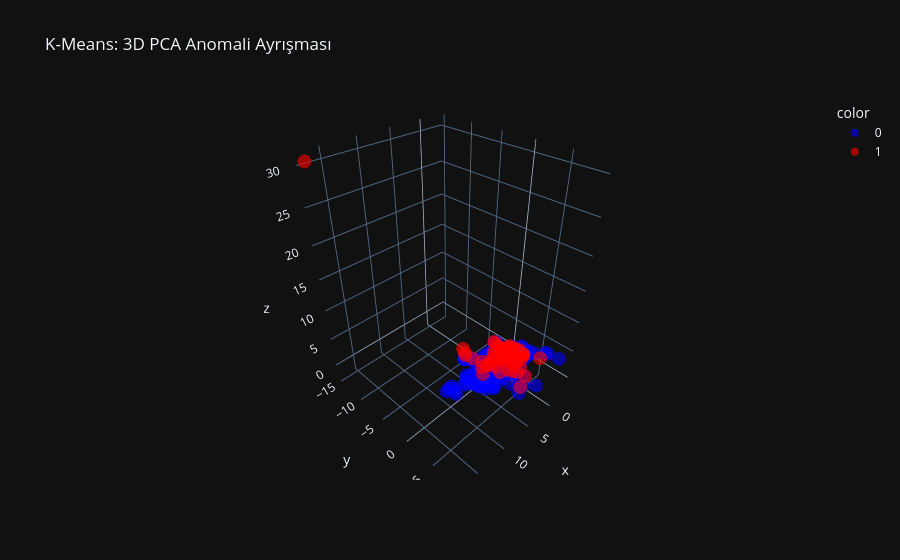

The notebook cell saved with this chart:
### Markdown cell above
---
## 🎯 Bölüm 3: K-Means Clustering

### Code cell
km = KMeans(n_clusters=10, random_state=42, n_init='auto')
km.fit(X_normal_train)
scores_val = np.min(km.transform(X_val_s), axis=1)
km_thresh, _ = find_best_threshold(scores_val, y_val.values)
scores_test = np.min(km.transform(X_test_s), axis=1)
y_pred = (scores_test > km_thresh).astype(int)
print(classification_report(y_test, y_pred, target_names=['Normal', 'Anomali']))
print(f"AUC: {roc_auc_score(y_test, scores_test):.4f}")

from sklearn.decomposition import PCA
pca = PCA(n_components=3); X_pca = pca.fit_transform(X_test_s)
fig = px.scatter_3d(x=X_pca[:,0], y=X_pca[:,1], z=X_pca[:,2], color=y_test.astype(str),
                    color_discrete_map={'0':'blue','1':'red'}, opacity=0.6,
                    title="K-Means: 3D PCA Anomali Ayrışması")
fig.update_layout(template='plotly_dark'); fig.show()

### Figure 1 — Plotly figure (JSON) as saved in the notebook; plotly's stock layout.template omitted (floating-point values rounded to 4 significant figures; data arrays with more than 128 entries replaced by an {"elided": "..."} marker saying what was removed)
{"data": [{"hovertemplate": "color=0<br>x=%{x}<br>y=%{y}<br>z=%{z}<extra></extra>", "legendgroup": "0", "marker": {"color": "blue", "opacity": 0.6, "symbol": "circle"}, "mode": "markers", "name": "0", "scene": "scene", "showlegend": true, "type": "scatter3d", "x": {"elided": "338 float values"}, "y": {"elided": "338 float values"}, "z": {"elided": "338 float values"}}, {"hovertemplate": "color=1<br>x=%{x}<br>y=%{y}<br>z=%{z}<extra></extra>", "legendgroup": "1", "marker": {"color": "red", "opacity": 0.6, "symbol": "circle"}, "mode": "markers", "name": "1", "scene": "scene", "showlegend": true, "type": "scatter3d", "x": [17.44, -1.833, 1.055, -1.624, -1.35, 3.571, -2.052, -1.316, -1.42, -1.544, 0.4584, -1.993, -0.9476, -3.141, -1.54, -1.418, -1.912, 1.134, -1.748, 1.807, 1.457, -1.769, -1.504, -1.636, -1.833, -1.983, -2.073, -1.788, 4.603, -1.933, -1.252, -1.77, 1.776, -1.318, -1.707, -1.913, -1.771, -1.548, -2.217, -2.075, -0.1761, -1.483, -1.824, -0.4288, 4.206, -1.576, -1.233, -3.02, -2.073, -1.232, -0.1258, -1.886, 4.769, -2.294, -1.562, 1.266, -1.722, 3.362, -1.896, -0.152, -1.773, 3.727, -1.041, -2.367, -1.669, 1.431, -0.7101, 0.9522, -1.817, -2.087, -2.065, -1.408, -2.263, -2.17, 0.5444, -1.106, -0.1056, -2.144, -2.089, -2.183, -2.212, 1.31, -1.74, -1.684, 3.818, -1.759, -2.211], "y": [-14.89, 0.87, 5.797, 1.556, 2.537, -1.97, 1.058, 0.07255, 2.946, 0.9532, 3.959, 1.042, -0.7577, -3.192, 3.053, 3.38, 0.2017, 2.779, 1.612, -0.6579, -0.1675, 0.3542, 3.201, 2.357, -0.8212, 0.7642, 3.032, 0.3425, -2.405, 0.407, 0.5535, -0.7111, 1.868, -1.927, 1.175, 1.401, 5.995, 0.9123, 1.042, -1.333, 0.4955, -0.1455, 0.1756, -1.003, -3.292, 0.6033, 2.383, -3.271, 1.277, 1.51, -0.8273, 0.3411, -2.401, 0.2598, -0.0527, -0.5561, 0.3689, -0.2911, 1.606, 1.195, 0.9742, 0.3152, 3.414, -2.069, 2.574, 5.41, 2.093, 3.481, 0.2164, -0.06644, 0.1372, 0.9719, 1.461, 0.2073, -0.8788, 2.458, -0.2839, 2.948, -1.311, -0.294, -1.879, 0.5672, 1.397, 0.3908, 0.05283, 1.104, -1.27], "z": [30.5, 0.6976, 0.9261, 0.99, 0.6518, 0.8352, 0.7453, -0.8944, 1.51, 0.3496, 0.02014, 0.7392, -1.305, -1.189, 0.6093, 1.635, 0.46, 0.132, 1.219, -0.9227, -0.341, 0.6409, 1.584, 0.71, -0.146, 1.156, 1.132, 0.6167, 1.828, 0.8967, -0.6741, -0.1407, -0.5511, -1.058, -0.2428, 0.565, 2.628, 0.6637, 0.8428, -0.3078, -0.3709, -0.9488, 0.4457, -1.262, 2.258, 0.4684, -0.1472, -0.9415, 0.7399, -0.1243, -0.06251, 0.5318, 2.467, 0.8954, -0.2861, -1.081, 0.5768, 1.179, 1.322, -0.0749, 0.8307, -0.6375, -0.5703, -0.7685, 1.937, -1.23, -0.5238, 0.208, 0.6671, 0.2911, 0.2954, 0.386, 1.217, 0.4901, -0.8488, -0.1726, -0.9474, 1.071, -0.3473, 0.2092, -0.364, -0.6857, 0.6139, 0.6189, 0.6087, 0.8119, -1.5]}], "layout": {"legend": {"title": {"text": "color"}, "tracegroupgap": 0}, "scene": {"domain": {"x": [0, 1], "y": [0, 1]}, "xaxis": {"title": {"text": "x"}}, "yaxis": {"title": {"text": "y"}}, "zaxis": {"title": {"text": "z"}}}, "title": {"text": "K-Means: 3D PCA Anomali Ayrışması"}}}
